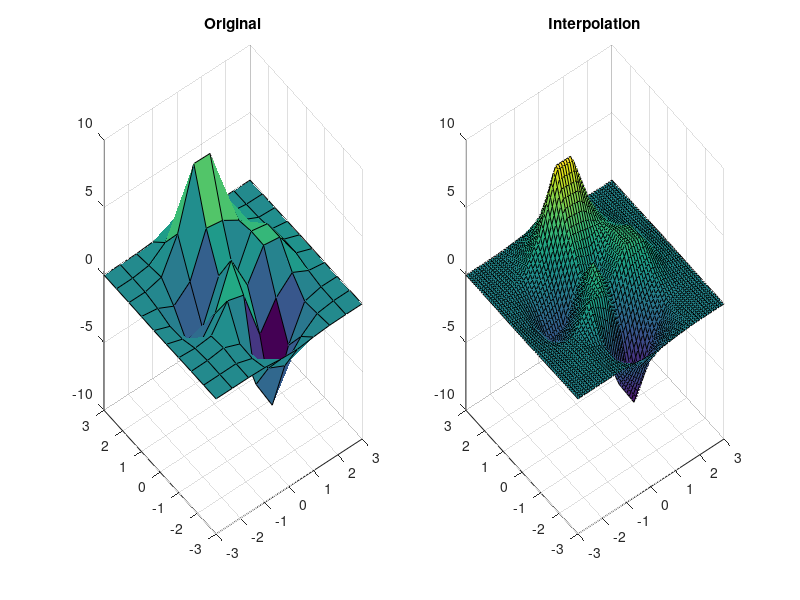

MATLAB code for this plot:
% Workspace zurücksetzen
clear all;
clc;

% Gibt eine n x n große Matrix
[X, Y, Z] = peaks(10);
subplot(1, 2, 1);
surf(X, Y, Z);
title('Original');

% Interpolation
xi = -3:0.1:3;
yi = xi;
% Gittermatrix aus Vektoren
[Xi, Yi] = meshgrid(xi, yi);
Zi = interp2(X, Y, Z, Xi, Yi);
subplot(1, 2, 2);
surf(Xi, Yi, Zi);
title('Interpolation');